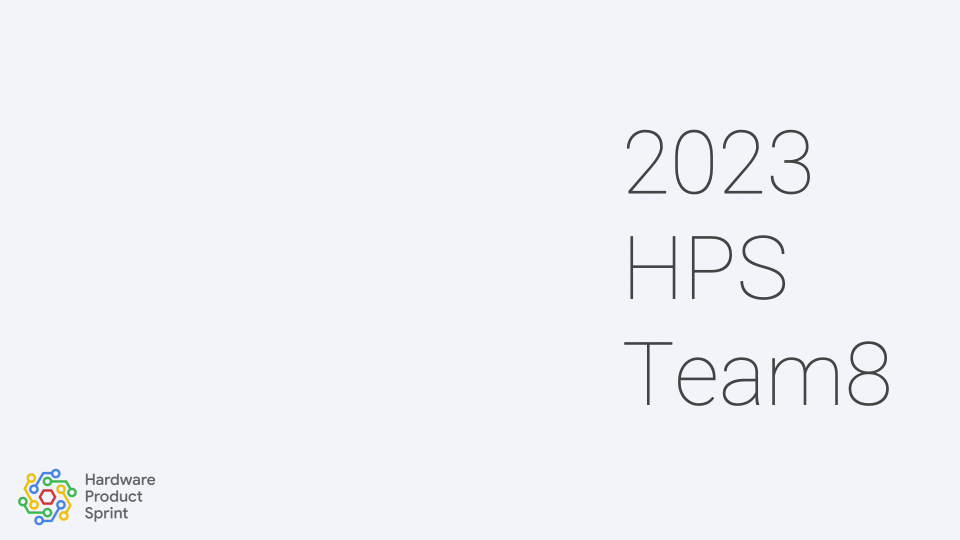
#> input picture frame 87 of Presentation/HPS_Team8_Gootdle.mp4, 1920 x 1080 px, given in place of white_tshirt.MOV, which was not available (shown at 1/2 size)
$ python camera.py
#> lines starting #> are read from the running program, lines starting #| are printed output that depends on the picture; after the words box and inside, x2 and y2 are one past the last pixel; in counts of white or black regions, pixels touching at a corner belong together; pictures that were not available may be replaced by others from this repository, and a replacement may not be noted
### cv/color.py
import argparse
import numpy as np
import cv2

color2Hue = {
    "red":      0 / 2,
    "yellow":  60 / 2,
    "green":  120 / 2,
    "blue":   180 / 2,
    "blue":   240 / 2,
    "purple": 300 / 2
}

class ColorDetection():
    def __init__(self, img: np.ndarray, detect: int, resize: int, debugMode: bool =False):
        self.img = img

        self.debugMode = (debugMode == "y")
        self.CROP_PERCENTAGE = detect
        self.RESIZE_PERCENTAGE = resize

        # For HSV in OpenCV, hue range is [0,179], NOT [0,359]
        # [OpenCV: Changing Colorspaces](https://docs.opencv.org/4.x/df/d9d/tutorial_py_colorspaces.html)

        width = int(self.img.shape[1] * self.RESIZE_PERCENTAGE / 100)
        height = int(self.img.shape[0] * self.RESIZE_PERCENTAGE / 100)
        dim = (width, height)

        # resize image
        self.img = cv2.resize(self.img, dim, interpolation=cv2.INTER_AREA)

        self.imgOriginal = self.img.copy()


    def enhance(self, img: np.ndarray, brightness=0, contrast=100):
        # [【OpenCV】8 - 運用 OpenCV 改變圖片的對比度 modify contrast (內含：網路上常見錯誤調整對比度方式的分析)](https://www.wongwonggoods.com/python/python_opencv/opencv-modify-contrast/)
        import math

        b = brightness / 255.0
        c = contrast / 255.0
        k = math.tan((45 + 44 * c) / 180 * math.pi)

        img = (img - 127.5 * (1 - b)) * k + 127.5 * (1 + b)

        # 所有值必須介於 0~255 之間，超過255 = 255，小於 0 = 0
        img = np.clip(img, 0, 255).astype(np.uint8)

        return img

    # [50 lines left out: function maskByColor, not called in this run]

    def crop(self, img: np.ndarray, percent: int) -> np.ndarray:
        # Crop out the center area
        percent /= 100
        h = img.shape[0]
        w = img.shape[1]
        y0 = int(h * (1 - percent) / 2)
        y1 = h - y0
        x0 = int(w * (1 - percent) / 2)
        x1 = w - x0
        return img[y0:y1, x0:x1]

    def chooseArea(self, img: np.ndarray, percent: int) -> np.ndarray:
        # [python - Creating a Blank image based on the dimensions from another pictures - Stack Overflow](https://stackoverflow.com/questions/65928581/creating-a-blank-image-based-on-the-dimensions-from-another-pictures)
        blackBg: np.ndarray = np.zeros_like(img, dtype=np.uint8)

        # Crop out the center area
        percent /= 100
        h = img.shape[0]
        w = img.shape[1]
        y0 = int(h * (1 - percent) / 2)
        y1 = h - y0
        x0 = int(w * (1 - percent) / 2)
        x1 = w - x0

        # Add the area on the bg
        blackBg[y0:y1, x0:x1] = img[y0:y1, x0:x1]
        return blackBg

    def compareImage(self, show: bool = True, original=None, compare=None):
        if not self.debugMode:
            return

        window = "Compare"

        if show:
            if original is None:
                original = self.imgOriginal
            if compare is None:
                compare = self.img

            cv2.imshow(window, np.hstack([original, compare]))
            cv2.waitKey(0)
        else:
            cv2.destroyWindow(window)

    def colorQuantization(self, img: np.ndarray, k: int):
        # [How to find the average colour of an image in Python with OpenCV? - Stack Overflow](https://stackoverflow.com/questions/43111029/how-to-find-the-average-colour-of-an-image-in-python-with-opencv?newreg=7550175d510343eba40bc392203da6fc)
        # [OpenCV: K-Means Clustering in OpenCV](https://docs.opencv.org/3.4/d1/d5c/tutorial_py_kmeans_opencv.html)

        pixels = np.float32(img.reshape(-1, 3))
        criteria = (cv2.TERM_CRITERIA_EPS +
                    cv2.TERM_CRITERIA_MAX_ITER, 10, 1.0)
        flag = cv2.KMEANS_RANDOM_CENTERS
        _, labels, centers = cv2.kmeans(pixels, k, None, criteria, 10, flag)
        # labels: the pixel map of each color in centers
        # label: the index of centers

        # Map labels back into each color in centers
        """
        e.g.:
        >>> a = np.array([6,7])
        >>> b = np.array([0,0,0,1,1])
        >>> a[b]
        array([6, 6, 6, 7, 7])
        """
        centers = np.uint8(centers)
        res = centers[labels.flatten()]
        # Reshape to the original image
        res: np.ndarray = res.reshape((img.shape))

        # Get pixel amounts of each label (color)
        labels, counts = np.unique(labels, return_counts=True)

        # Sort labels by counts decreasingly
        labels = [l for _, l in sorted(zip(counts, labels), reverse=True)]
        # Map labels back into each color in centers
        dominants = centers[labels]
        self.compareImage(original=img, compare=res)
        return res, dominants

    def dominantColor(self, img: np.ndarray):
        res, dominants = self.colorQuantization(img, 3)
        dominantColor = dominants[0]

        dominantColorImg = img.copy()
        dominantColorImg[:] = dominants[0]

        self.compareImage(original=res, compare=dominantColorImg)

        BGR = np.uint8([[dominantColor]])
        HSV = cv2.cvtColor(BGR, cv2.COLOR_BGR2HSV)
        colorHSV: np.ndarray = HSV[0][0]
        return colorHSV

    def colorName(self, img: np.ndarray) -> str:
        # [HSV](https://color.lukas-stratmann.com/color-systems/hsv.html)
        hue, saturation, value = self.dominantColor(img)
        if value < 64:
            return "black"
        elif saturation < 32:
            if value > 256-32:
                return "white"
            else:
                return "gray"

        def hueDiffence(colorHuePair: tuple) -> int:
            diff = abs(hue - colorHuePair[1])
            return diff if diff < 90 else 180 - diff

        color, _ = min(color2Hue.items(), key=hueDiffence)
        return color

    def main(self):

        # Blur
        self.img: np.ndarray = cv2.GaussianBlur(self.img, (15, 15), 0)
        self.compareImage()

        # Enhance
        self.img = self.enhance(self.img, 0, 200)
        self.compareImage()

        # Choose detection area
        self.img = self.chooseArea(self.img, percent=self.CROP_PERCENTAGE)
        self.imgCropped = self.crop(self.img, percent=self.CROP_PERCENTAGE)
        self.compareImage()

        color1 = self.colorName(self.imgCropped)
        print(f"The dominant color is {color1}.")
        cv2.destroyAllWindows()

        return color1

        # [4 lines of commented-out code are left out]


# [20 lines left out: function main, not called in this run]


# [2 lines that do not run on import are left out]

### cv/camera.py
import cv2
import color

class Camera:
    def run(self, source=0):
        """Run the camera stream. Press `End` key to kill it.

        Args:
            source (int, str): A camera source or a path of a video file. Defaults to 0.
        """

        # Ref: [Python-OpenCV — 讀取顯示及儲存影像、影片 | by 李謦伊 | 謦伊的閱讀筆記 | Medium](https://medium.com/ching-i/python-opencv-%E8%AE%80%E5%8F%96%E9%A1%AF%E7%A4%BA%E5%8F%8A%E5%84%B2%E5%AD%98%E5%BD%B1%E5%83%8F-%E5%BD%B1%E7%89%87-ee3701c454da)

        cap = cv2.VideoCapture(source)
        while (cap.isOpened()):
            ret, frame = cap.read()
            # break # debug

            cv2.imshow('frame', frame)
            key = cv2.waitKey(1)
            # ESC
            if key == 27:
                break
        cap.release()
        cv2.destroyAllWindows()

        cd = color.ColorDetection(img=frame, detect=40, resize=50)
        cd.main()


def main():
    camera = Camera()
    camera.run("./cv/test_input_video/white_tshirt.MOV")
#> in run, frame is the input picture: shape (1080, 1920, 3); mean B, G, R 246.7, 241.9, 240.8
#> (key Esc is pressed here)
#> in __init__, `self.img = cv2.resize(self.img, dim, interpolation=cv2.INTER_AREA)`:
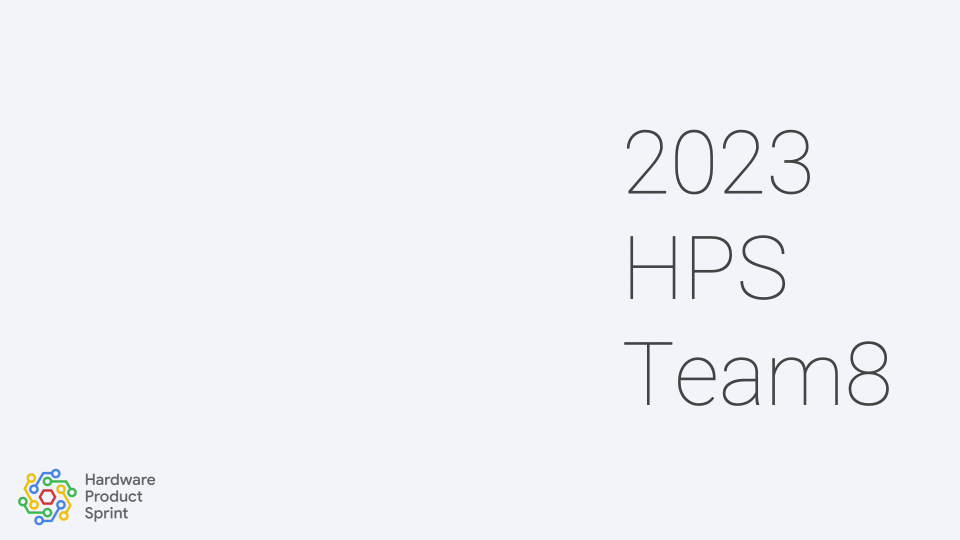
#> self.img: shape (540, 960, 3); mean B, G, R 246.7, 241.9, 240.8
#> in main, `self.img: np.ndarray = cv2.GaussianBlur(self.img, (15, 15), 0)`:
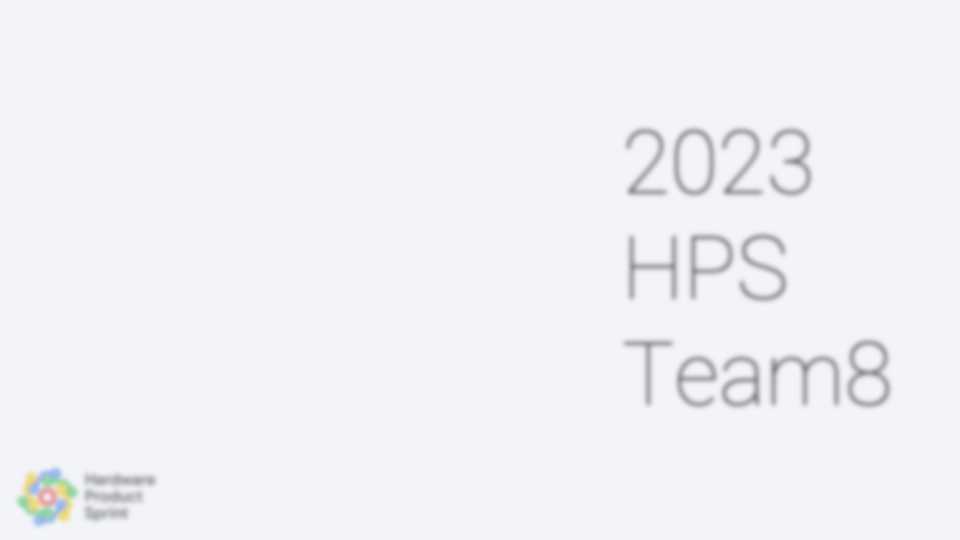
#> self.img: shape (540, 960, 3); mean B, G, R 246.7, 241.9, 240.8
#> in enhance, `img = (img - 127.5 * (1 - b)) * k + 127.5 * (1 + b)`:
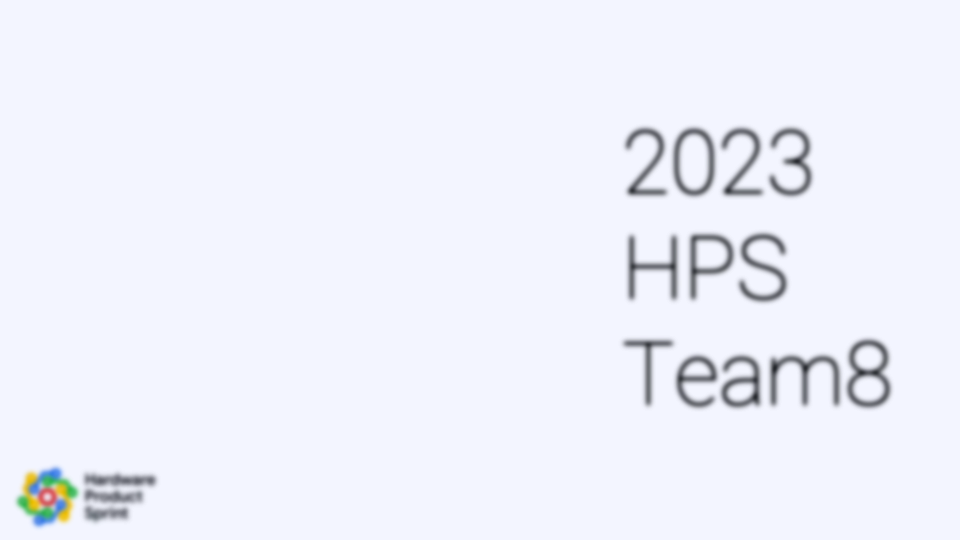
#> img: shape (540, 960, 3) float64; mean of channels 0, 1, 2 771.3, 745.2, 739.5; drawn with min black and max white
#> in chooseArea, `blackBg[y0:y1, x0:x1] = img[y0:y1, x0:x1]`:
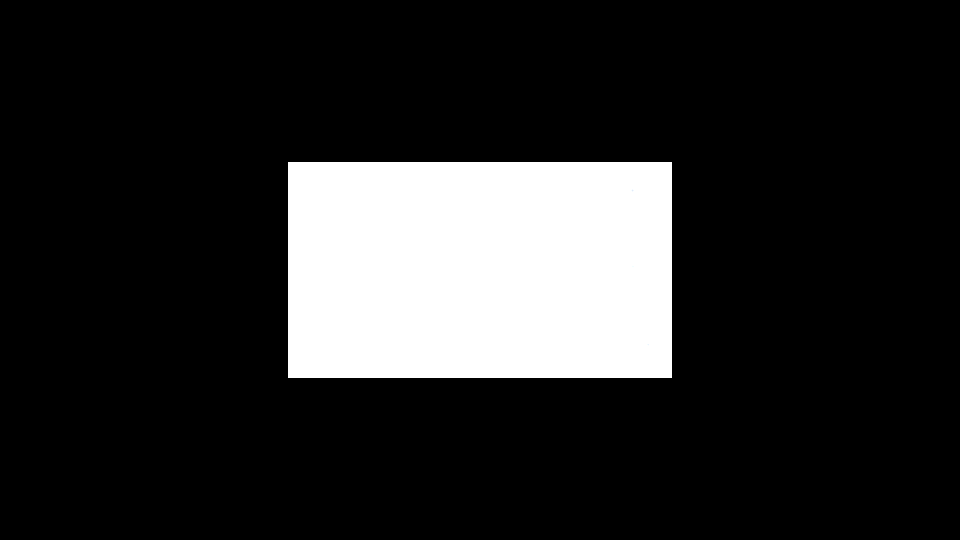
#> blackBg: shape (540, 960, 3); mean of channels 0, 1, 2 40.8, 40.8, 40.8; drawn as B, G, R
#> in colorQuantization, `_, labels, centers = cv2.kmeans(pixels, k, None, criteria, 10, flag)`: centers = [[255, 250.8, 241.8], [255.2, 255.2, 255.2], [249, 232, 227]]
#> in colorQuantization, `centers = np.uint8(centers)`: centers = [[255, 250, 241], [255, 255, 255], [249, 232, 227]]
#> in colorQuantization, `labels, counts = np.unique(labels, return_counts=True)`: labels = [0, 1, 2]; counts = [8, 82935, 1]
#> in colorQuantization, `labels = [l for _, l in sorted(zip(counts, labels), reverse=True)]`: labels = [1, 0, 2]
#> in colorQuantization, `dominants = centers[labels]`: dominants = [[255, 255, 255], [255, 250, 241], [249, 232, 227]]
#> in dominantColor, `dominantColor = dominants[0]`: dominantColor = [255, 255, 255]
#> in dominantColor, `dominantColorImg[:] = dominants[0]`: dominantColorImg: shape (216, 384, 3); every value is 255
#> in dominantColor, `BGR = np.uint8([[dominantColor]])`: BGR = [[255, 255, 255]]
#> in dominantColor, `HSV = cv2.cvtColor(BGR, cv2.COLOR_BGR2HSV)`: HSV = [[0, 0, 255]]
#> in dominantColor, `colorHSV: np.ndarray = HSV[0][0]`: colorHSV = [0, 0, 255]
#> in colorName, `hue, saturation, value = self.dominantColor(img)`: hue = 0; value = 255
#> in main, `color1 = self.colorName(self.imgCropped)`: color1 = 'white'
#| The dominant color is white.


if __name__ == "__main__":
    main()
